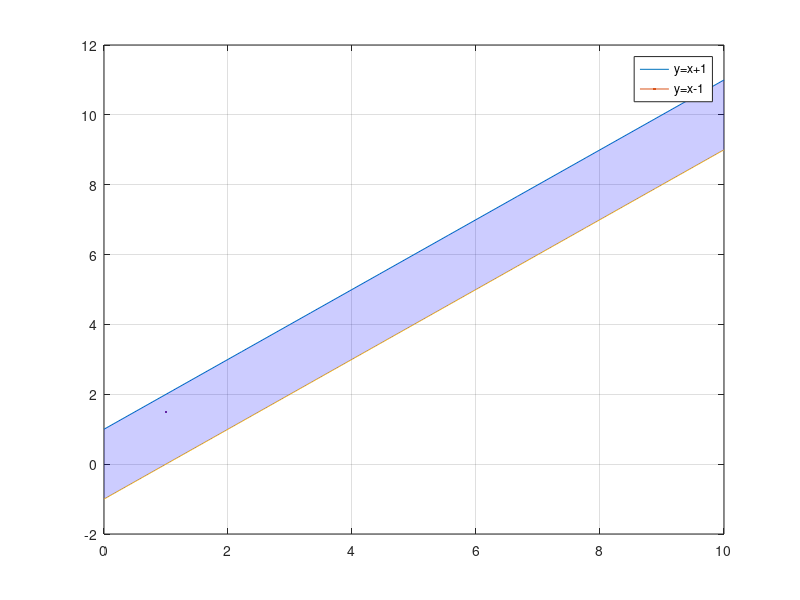

This chart was generated by the following MATLAB code:
clc, clear, close all

xdata = linspace(0, 10, 10)';
ydata1 = xdata + 1;
ydata2 = xdata - 1;

figure, axes
hold(gca, "on")
grid(gca, "on")
box(gca, "on")
plot(xdata, ydata1, LineWidth=1.5)
plot(xdata, ydata2, LineWidth=1.5)
fill([xdata; flipud(xdata)], [ydata1; flipud(ydata2)], ...
    'b', 'FaceAlpha', 0.2, 'EdgeColor', 'none')
legend("y=x+1", "y=x-1", "Location", "best")